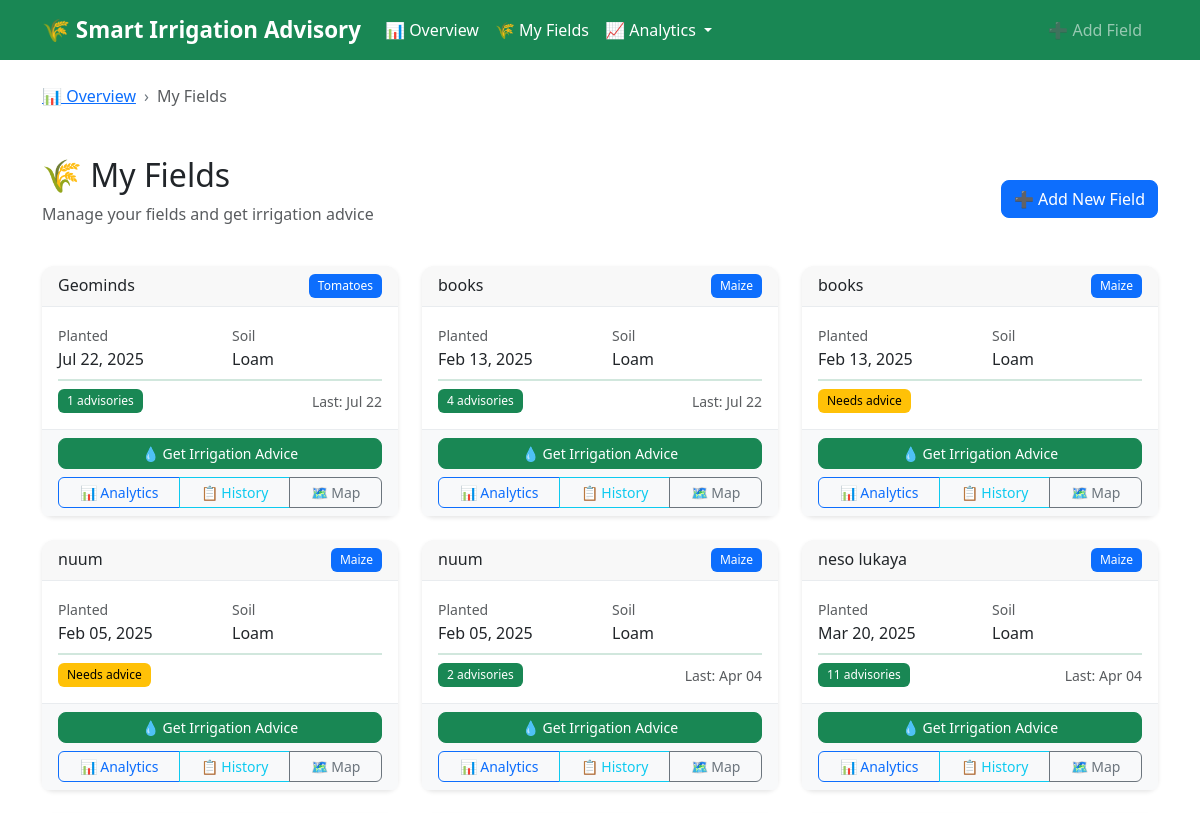
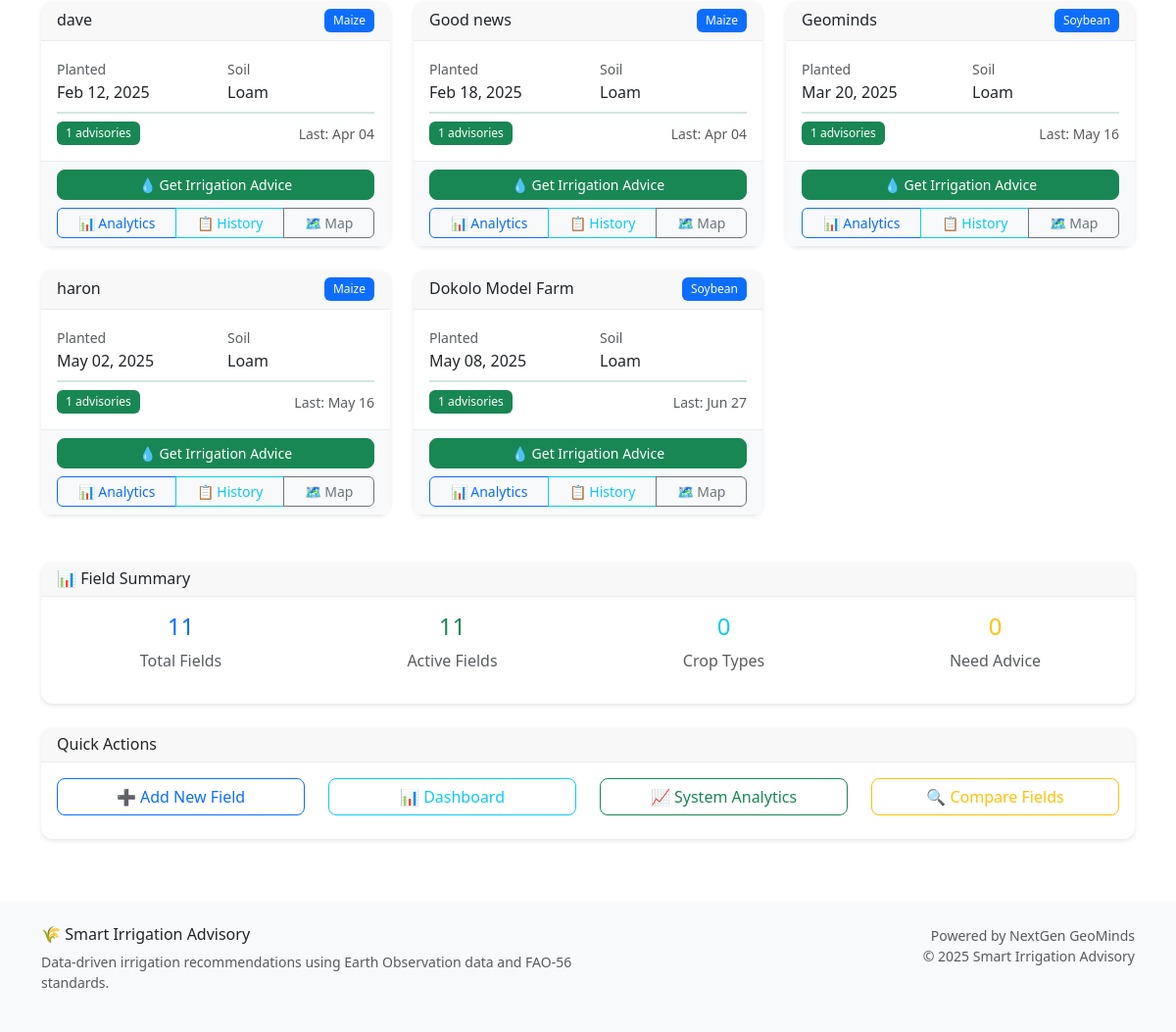
/fields/, run on an earlier commit of the app's database (2 pictures, top to bottom).
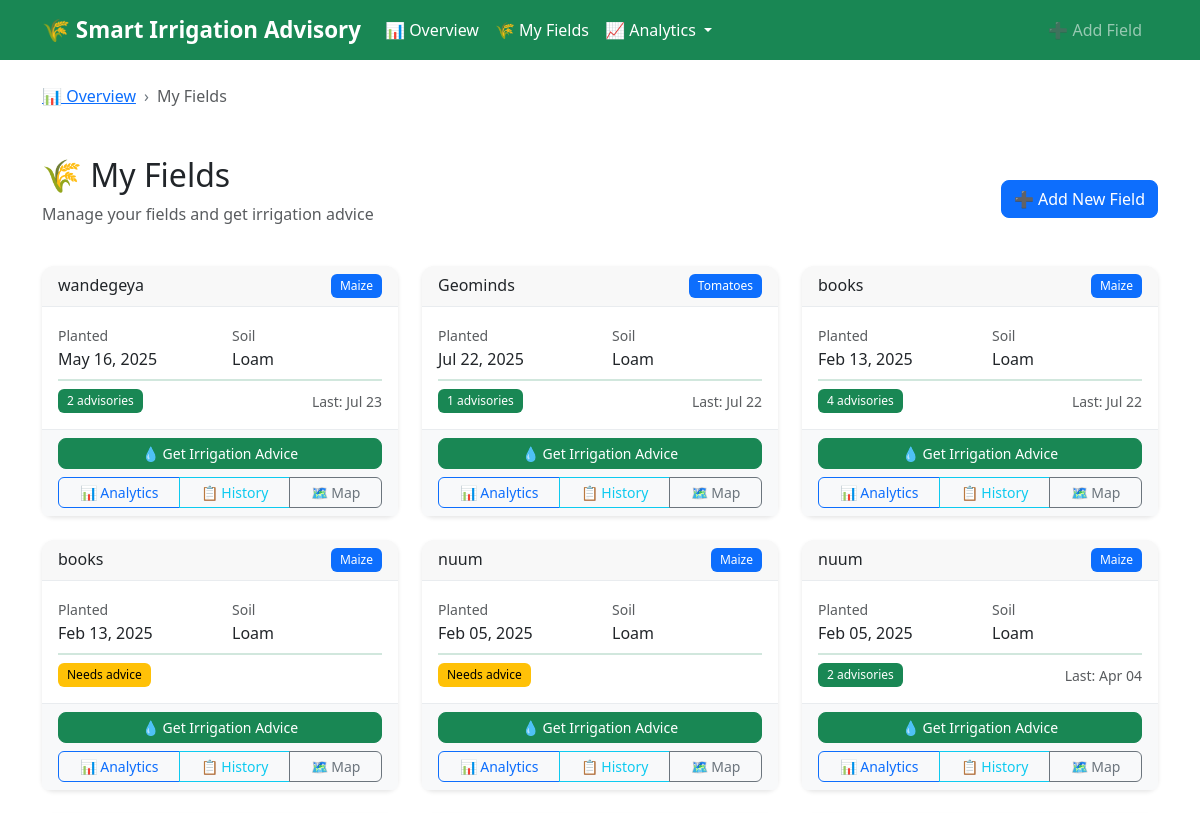
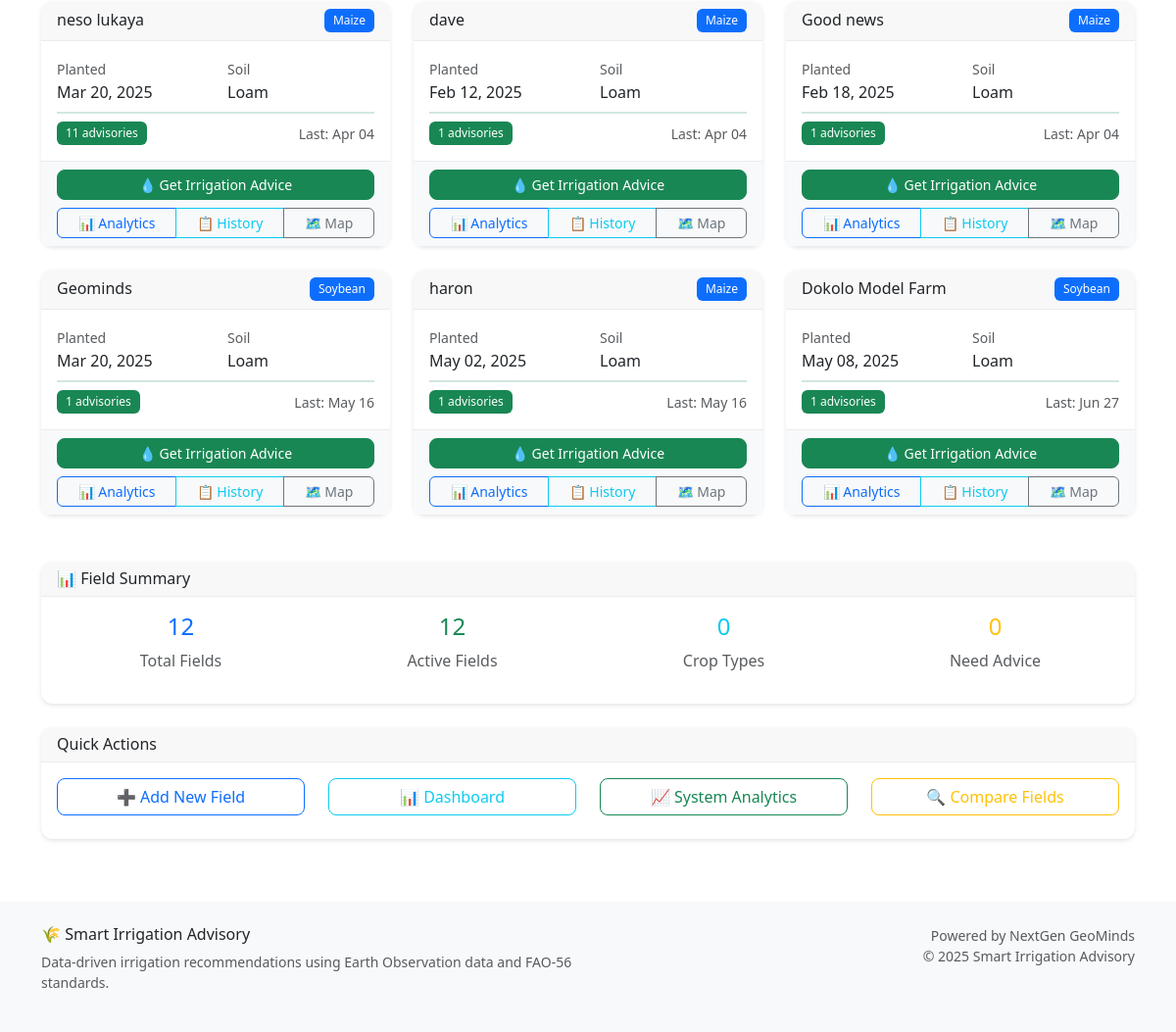
And on a later commit of the database (2 pictures, top to bottom).
### advisory/models.py (models this page shows, shortened)
class FarmField(models.Model):
    CROP_CHOICES = [
        ("maize", "Maize"),
        ("soybean", "Soybean"),
        ("rice", "Rice"),
        ("wheat", "Wheat"),
        ("sugarcane", "Sugarcane"),
        ("cotton", "Cotton"),
        ("beans", "Beans"),
        ("potatoes", "Potatoes"),
        ("tomatoes", "Tomatoes"),
        ("cassava", "Cassava"),
    ]
    SOIL_CHOICES = [
        ("clay", "Clay"),
        ("loam", "Loam"),
        ("sandy", "Sandy"),
        ("silt", "Silt"),
        ("clay_loam", "Clay Loam"),
        ("sandy_loam", "Sandy Loam"),
    ]
    name = models.CharField(max_length=100)
    latitude = models.FloatField(_('Latitude'), validators=[
        MinValueValidator(-90.0), MaxValueValidator(90.0)])
    longitude = models.FloatField(_('Longitude'), validators=[
        MinValueValidator(-180.0), MaxValueValidator(180.0)])
    soil_type = models.CharField(
        choices=SOIL_CHOICES, max_length=20, default="loam", null=True, blank=True)
    crop_type = models.CharField(
        choices=CROP_CHOICES, max_length=20, default="maize")
    planting_date = models.DateField(_('Planting Date'), default=date.today)
    field_area_ha = models.FloatField(
        _('Field Area (ha)'),
        validators=[MinValueValidator(0.1), MaxValueValidator(1000.0)],
        null=True, blank=True,
        help_text="Field area in hectares"
    )
    elevation = models.FloatField(
        _('Elevation (m)'),
        null=True, blank=True,
        help_text="Field elevation in meters"
    )
    created_at = models.DateTimeField(auto_now_add=True)
    updated_at = models.DateTimeField(auto_now=True)
    class Meta:
        ordering = ['-created_at']
        verbose_name = 'Farm Field'
        verbose_name_plural = 'Farm Fields'

class IrrigationAdvisory(models.Model):
    field = models.ForeignKey(
        FarmField, on_delete=models.CASCADE, related_name='advisories')
    date = models.DateField(default=date.today)
    crop_stage = models.CharField(max_length=50, default="Initial")
    eto = models.FloatField(default=0.0)  # mm/day
    rainfall = models.FloatField(default=0.0)  # mm/week
    kc = models.FloatField(default=0.0)  # Crop Coefficient
    water_need = models.FloatField(default=0.0)  # mm/week
    water_deficit = models.FloatField(default=0.0)
    recommendation = models.TextField(blank=True)
    soil_moisture = models.FloatField(
        default=0.0,
        help_text="Soil moisture percentage"
    )
    irrigation_recommended = models.BooleanField(default=False)
    irrigation_volume = models.FloatField(
        default=0.0,
        help_text="Recommended irrigation volume in mm"
    )
    confidence_score = models.FloatField(
        default=0.0,
        validators=[MinValueValidator(0.0), MaxValueValidator(1.0)],
        help_text="Confidence in recommendation (0-1)"
    )
    data_source = models.CharField(
        max_length=50,
        default="simulated",
        help_text="Source of weather data (GEE, API, simulated)"
    )
    class Meta:
        ordering = ['-date']
        verbose_name = 'Irrigation Advisory'
        verbose_name_plural = 'Irrigation Advisories'
        get_latest_by = 'date'

### advisory/views.py (the view)
# urls.py: path('fields/', views.FieldListView.as_view(), name='field_list'),
class FieldListView(ListView):
    model = FarmField
    template_name = 'advisory/field_list.html'
    context_object_name = 'fields'
    def get_queryset(self):
        return FarmField.objects.prefetch_related('advisories').all()

### templates/advisory/field_list.html (shortened to what the changed rows need)
{% extends "base.html" %} {% block title %}My Fields{% endblock %}  {% block content %}
<div class="container mt-4">
  <div class="row mb-4">
    <div class="col-12">
      <div class="d-flex justify-content-between align-items-center">
        <div>
          <h2>🌾 My Fields</h2>
        </div>
      </div>
    </div>
  </div>
  {% if fields %}
  <div class="row">
    {% for field in fields %}
    <div class="col-md-6 col-lg-4 mb-4">
      <div class="card h-100">
        <div class="card-header d-flex justify-content-between align-items-center">
          <h6 class="mb-0">{{ field.name }}</h6>
          <span class="badge bg-primary">{{ field.crop_type|title }}</span>
        </div>
        <div class="card-body">
          <div class="row mb-2">
            <div class="col-6">
              <small class="text-muted">Planted</small>
              <div>{{ field.planting_date|date:"M d, Y" }}</div>
            </div>
            <div class="col-6">
              <small class="text-muted">Soil</small>
              <div>{{ field.soil_type|title }}</div>
            </div>
          </div>
          <div class="border-top pt-2 mt-2">
            <div class="d-flex justify-content-between align-items-center">
              <span class="badge {% if field.advisories.count > 0 %}bg-success{% else %}bg-warning{% endif %}">
                {% if field.advisories.count > 0 %} {{ field.advisories.count }} advisories {% else %} Needs advice {% endif %}
              </span>
              {% if field.advisories.first %}
              <small class="text-muted"> Last: {{ field.advisories.first.date|date:"M d" }} </small>
              {% endif %}
            </div>
          </div>
        </div>
        <div class="card-footer">
          <div class="d-grid gap-2">
            <a href="{% url 'advisory:get_advice' field.id %}" class="btn btn-success btn-sm"> 💧 Get Irrigation Advice </a>
            <div class="btn-group btn-group-sm w-100">
              <a href="{% url 'advisory:field_analytics' field.id %}" class="btn btn-outline-primary"> 📊 Analytics </a>
              <a href="{% url 'advisory:advisory_history' field.id %}" class="btn btn-outline-info"> 📋 History </a>
              <a href="{% url 'advisory:field_map' field.id %}" class="btn btn-outline-secondary"> 🗺️ Map </a>
            </div>
          </div>
        </div>
      </div>
    </div>
    {% endfor %}
  </div>
  <div class="row mt-4">
    <div class="col-12">
      <div class="card">
        <div class="card-header">
          <h6 class="mb-0">📊 Field Summary</h6>
        </div>
        <div class="card-body">
          <div class="row text-center">
            <div class="col-md-3">
              <h4 class="text-primary">{{ fields|length }}</h4>
              <p class="text-muted">Total Fields</p>
            </div>
            <div class="col-md-3">
              <h4 class="text-success">
                {% for field in fields %} {% if field.advisories.count > 0 %} {% if forloop.first %}{% endif %} {% endif %} {% endfor %} {{ fields|length }}
              </h4>
              <p class="text-muted">Active Fields</p>
            </div>
            <div class="col-md-3">
              <h4 class="text-info">{{ crop_summary|length }}</h4>
              <p class="text-muted">Crop Types</p>
            </div>
            <div class="col-md-3">
              <h4 class="text-warning">
                {% for field in fields %} {% if field.advisories.count == 0 %} {% if forloop.first %}{% endif %} {% endif %} {% endfor %} 0
              </h4>
              <p class="text-muted">Need Advice</p>
            </div>
          </div>
        </div>
      </div>
    </div>
  </div>
  {% endif %}
</div>
{% endblock %}

What changed in the data, as far as the page shows it:
added FarmField: name "wandegeya", crop_type "Maize", planting_date "May 16, 2025", soil_type "Loam", advisories.count "2", advisories.first "Jul 23"
Also different on the page:
{{ fields|length }}: "11" → "12"
